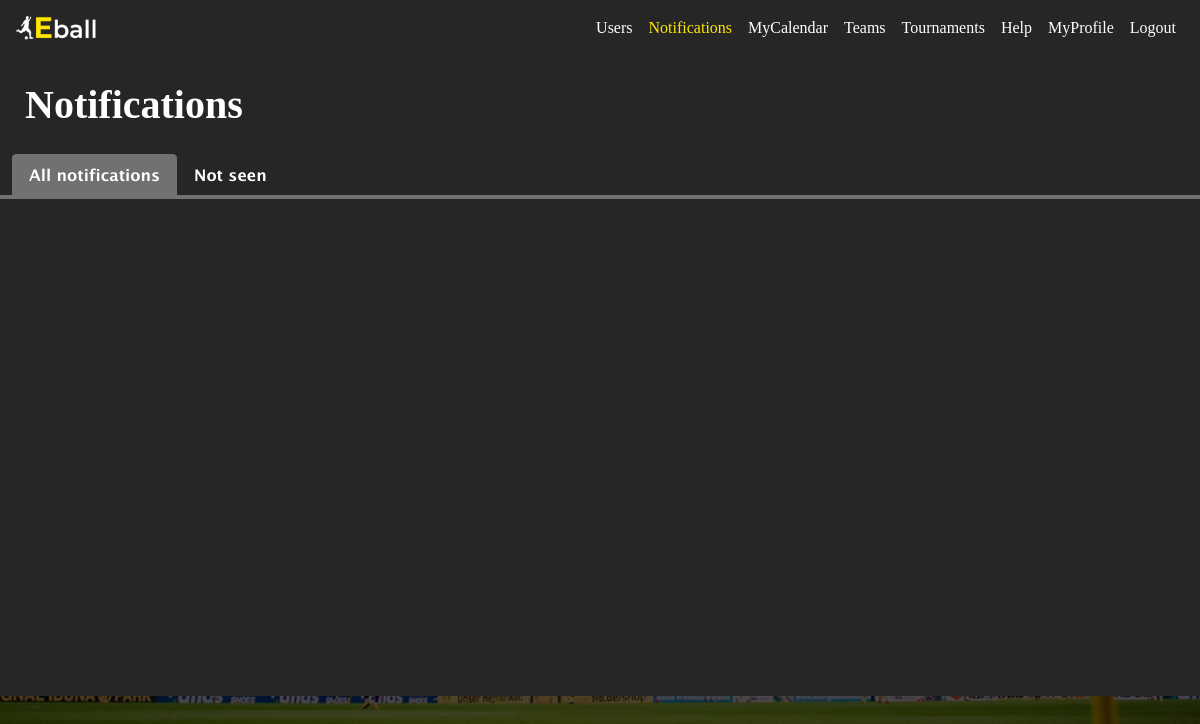
Before: /notifications/ (signed in) with the older database file.
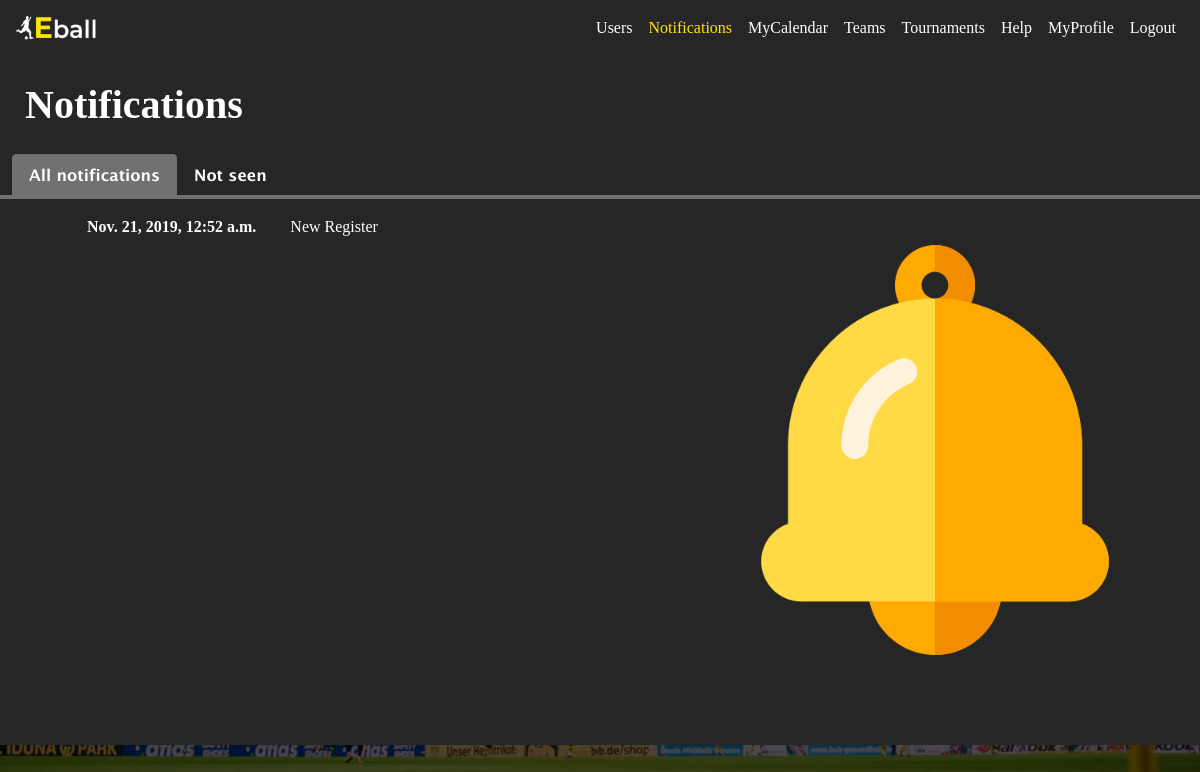
After: the same page with the newer database file.
### appEball/models.py (models this page shows)
class Notification(models.Model):
    date = models.DateTimeField(auto_now_add = True)
    title = models.TextField(blank = False, default="")
    text = models.TextField(blank = False)
    user = models.ForeignKey(CustomUser, on_delete=models.CASCADE)
    isSeen = models.BooleanField(default = False)

### appEball/views.py (the view)
# urls.py: path('notifications/', views.notifications, name='notifications'),
def notifications(request):
    notifications = list()
    notificationsNotSeen = list()
    notificationsFilter = Notification.objects.filter(user = request.user).order_by('isSeen','-date')
    for i in range(len(notificationsFilter)):
        print("olha ue lindo:",notificationsFilter[i].isSeen)
        if(i%2==0):
            notifications.append(["row2","collapseMessage"+str(i),notificationsFilter[i]])
        else:
            notifications.append(["row1","collapseMessage"+str(i),notificationsFilter[i]])
    notificationsNotSeenFilter = Notification.objects.filter(user = request.user, isSeen = False).order_by('isSeen','-date')
    for i in range(len(notificationsNotSeenFilter)):
        if(i%2==0):
            notificationsNotSeen.append(["row2","collapseMessage"+str(i),notificationsNotSeenFilter[i]])
        else:
            notificationsNotSeen.append(["row1","collapseMessage"+str(i),notificationsNotSeenFilter[i]])
    return render(request, 'appEball/notifications.html', {'notifications':notifications,'notificationsNotSeen':notificationsNotSeen})

### appEball/templates/appEball/notifications.html (shortened to what this page needs)
{% extends 'appEball/base_with_grey_background.html' %}
{% load static %}
{% block css %}
    <link rel="stylesheet" type="text/css" href="{% static 'appEball/css/notifications.css' %}">
{% endblock %}
{% block title %}
    Notifications
{% endblock %}
{% block content2 %}
    <div class="content" data-spy="scroll"  id="tabsContent">
        <ul class="nav nav-tabs border-0" id="myTab" role="tablist">
            <li class="nav-item">
                <a class="nav-link active" id="all-tab" data-toggle="tab" href="#all" role="tab" >All notifications</a>
            </li>
            <li class="nav-item">
                <a class="nav-link" id="not-seen-tab" data-toggle="tab" href="#not-seen" role="tab" >Not seen</a>
            </li>
        </ul>
        <div class="tab-content" id="myTabContent">
            <div class="tab-pane fade show active border border-1" id="all" role="tabpanel" aria-labelledby="all-tab">
                <div id="accordion">
                    {% for n in notifications %}
                        <div class="row" id={{ n.0 }}>
                            <div class="col-sm-10">
                                <button class="btn btn-link btn-block left-align" id="rowButton" name="{{n.2.pk}}" data-toggle="collapse" data-target="#{{ n.1 }}" aria-expanded="true" aria-controls={{ n.1 }}>
                                    <span class="col-1"><b>{{ n.2.date }}</b></span>
                                    <span class="col">{{ n.2.title }}</span>
                                </button>
                            </div>
                            <div class="col">
                                {% if n.2.isSeen == False%}
                                    <img src ="{% static 'appEball/assets/bell.png' %}" style="height: 80%; float: right;">
                                {% endif %}
                            </div>
                        </div>
                    {% endfor %}
                </div>
            </div>
        </div>
    </div>
{% endblock %}

Changed rows visible on the page:
added Notification: date "Nov. 21, 2019, 12:52 a.m.", title "New Register", isSeen False (drawn)
